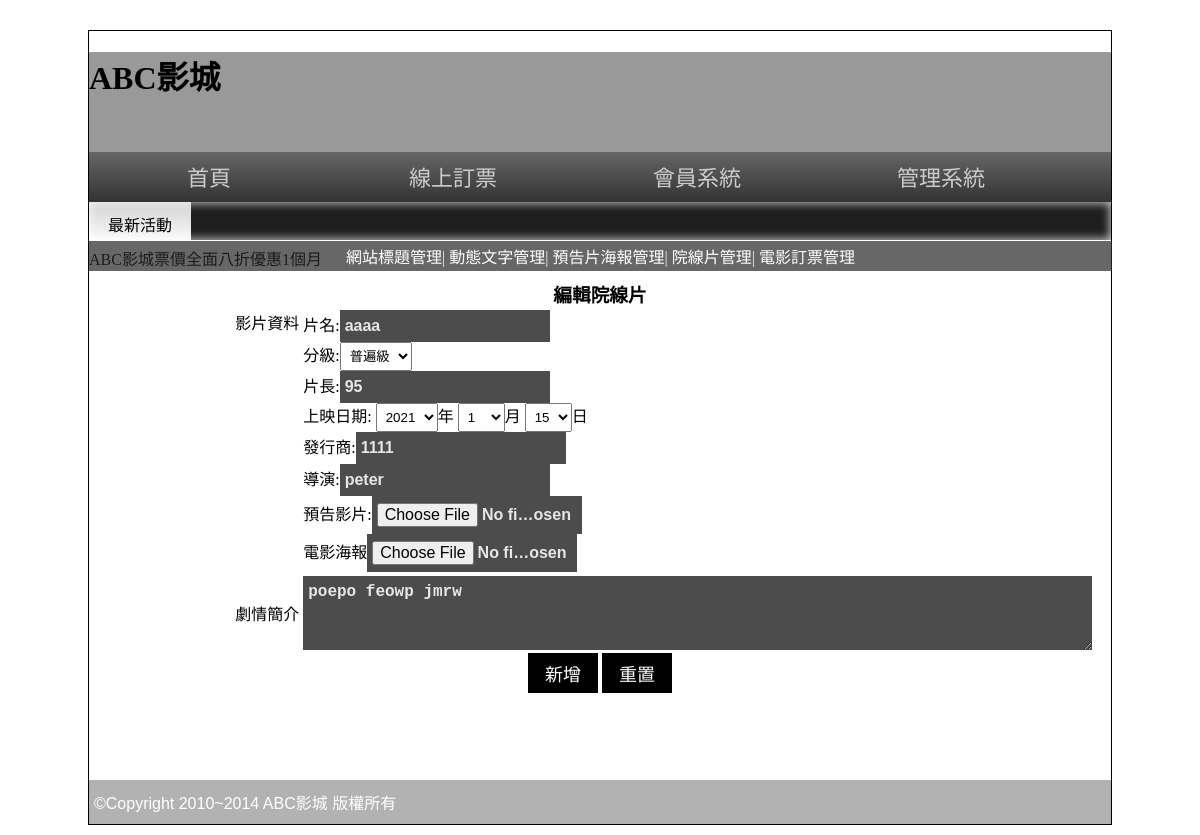
The app's page /backend.php?do=edit_movie&id=1 (signed in) with its own data.
### tables this page shows
CREATE TABLE `movie` (
  `id` int(11) UNSIGNED NOT NULL,
  `name` text NOT NULL,
  `level` text NOT NULL,
  `length` int(3) UNSIGNED NOT NULL,
  `year` int(4) UNSIGNED NOT NULL,
  `month` tinyint(2) UNSIGNED NOT NULL,
  `day` tinyint(2) UNSIGNED NOT NULL,
  `ondate` date NOT NULL,
  `publish` text NOT NULL,
  `director` text NOT NULL,
  `trailer` text NOT NULL,
  `poster` text NOT NULL,
  `intro` text NOT NULL,
  `sh` tinyint(1) UNSIGNED NOT NULL,
  `rank` int(11) UNSIGNED NOT NULL
);

### base.php (called while the page is built, shortened)
<?php
$Movie=new DB('movie');
class DB{
    protected $dsn="mysql:host=localhost;dbname=db11;charset=utf8";
    protected $table="";
    protected $pdo="";
    function __construct($table){
        $this->table=$table;
        $this->pdo=new PDO($this->dsn,"root","");
    }
    function find($id){
        $sql="select * from $this->table where ";
            if(is_array($id)){
                foreach($id as $key => $value){
                    $tmp[]=sprintf("`%s`='%s'",$key,$value);
                }
                $sql .= implode(" && ",$tmp);
            }else{
                $sql .= " `id` ='{$id}'";
            }
        return $this->pdo->query($sql)->fetch(PDO::FETCH_ASSOC);
    }
}
?>

### back/edit_movie.php (the view, shortened to what this page needs)
<?php
$movie=$Movie->find($_GET['id']);
?>
<h3 class="ct" style="margin:0">編輯院線片</h3>
<form action="api/edit_movie.php" method="post" enctype="multipart/form-data">
  <table style="width:100%">
    <tr>
      <td width="20%" style="vertical-align:top;text-align:right">影片資料</td>
      <td>
        <div>片名:<input type="text" name="name" value="<?=$movie['name'];?>"></div>
        <div>分級:<select name="level">
                  <option value="普遍級" <?=($movie['level']=="普遍級")?"selected":"";?> >普遍級</option>
                  </select></div>
        <div>片長:<input type="text" name="length" value="<?=$movie['length'];?>"></div>
        <div>上映日期:
          <select name="year" id="">
            <option value="2021" <?=($movie['year']=="2021")?"selected":"";?>>2021</option>
          </select>年
          <select name="month" id="">
            <?php
              for($i=1;$i<=12;$i++){
                $selected=($movie['month']==$i)?"selected":"";
                echo "<option value='$i' $selected>$i</option>";
              }
            ?>
          </select>月
          <select name="day" id="">
            <?php
              for($i=1;$i<=31;$i++){
                $selected=($movie['day']==$i)?"selected":"";
                echo "<option value='$i' $selected>$i</option>";
              }
            ?>
          </select>日
        </div>
        <div>發行商:<input type="text" name="publish" value="<?=$movie['publish'];?>"></div>
        <div>導演:<input type="text" name="director" value="<?=$movie['director'];?>"></div>
        <div>預告影片:<input type="file" name="trailer"></div>
        <div>電影海報<input type="file" name="poster"></div>
      </td>
    </tr>
    <tr>
      <td style="vetical-align:top;text-align:right">劇情簡介</td>
      <td><textarea name="intro" style="width:98%;height:60px"><?=$movie['intro'];?></textarea></td>
    </tr>
  </table>
  <div class="ct">
  <input type="submit" value="新增"> <input type="reset" value="重置">
  </div>
</form>

### css/css.css (style rules this page uses)
body { background:url(../icon/b.png); font-family:微軟正黑體; }
select,select option { padding:5px; }
input[type='text'],input[type='file'],input[type='password'],textarea,.button { width:200px; font-size:16px; padding:7px 5px 7px 5px; background:#4C4C4C; color:#E7E7E7; border:none; font:Open Sans,'微軟正黑體'; font-weight:600; }
input[type='button'],input[type='submit'],input[type='reset'],button,.button { min-width:70px; min-height:40px; background:#000; color:#fff; border:none; cursor:pointer; font-size:18px; text-decoration:none; }
.ct { text-align:center; }

### records on screen
movie: name "aaaa", level "普遍級", length "95", year "2021", publish "1111", director "peter", intro "poepo feowp jmrw"

### other values on screen
form field month "1"
form field day "15"
